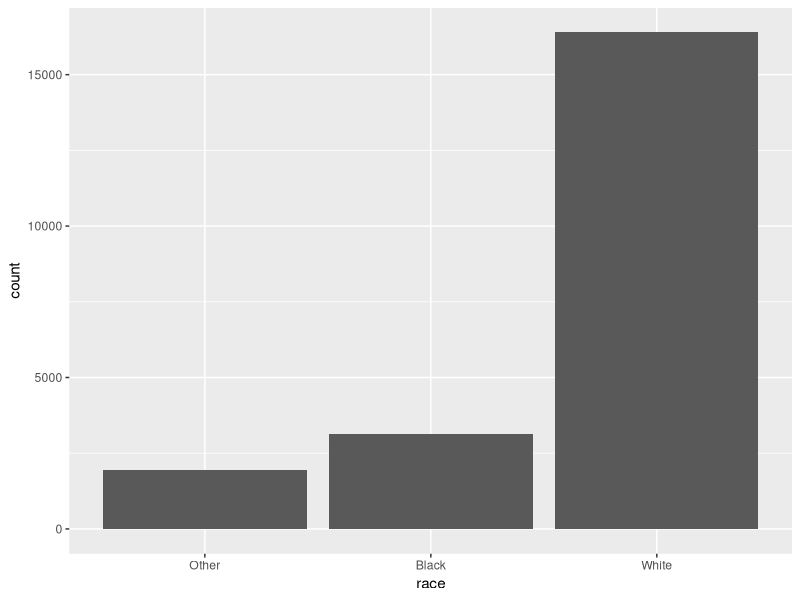
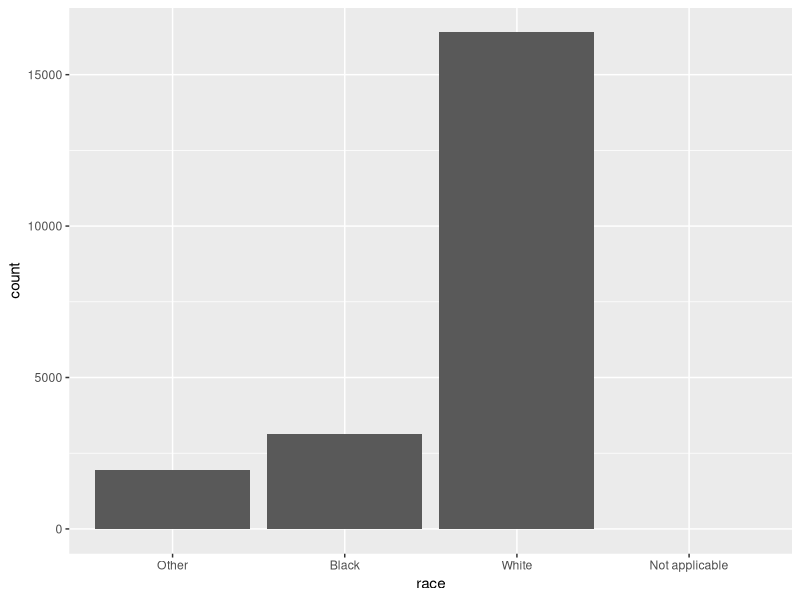
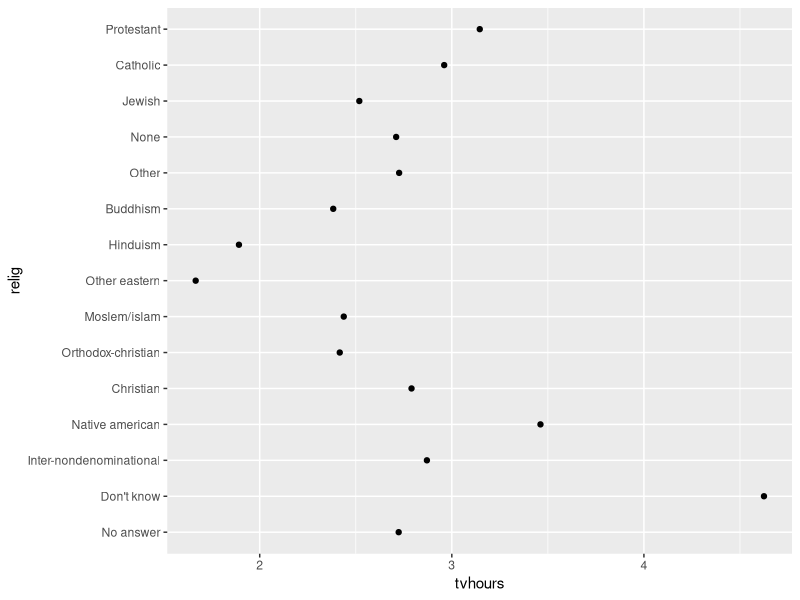
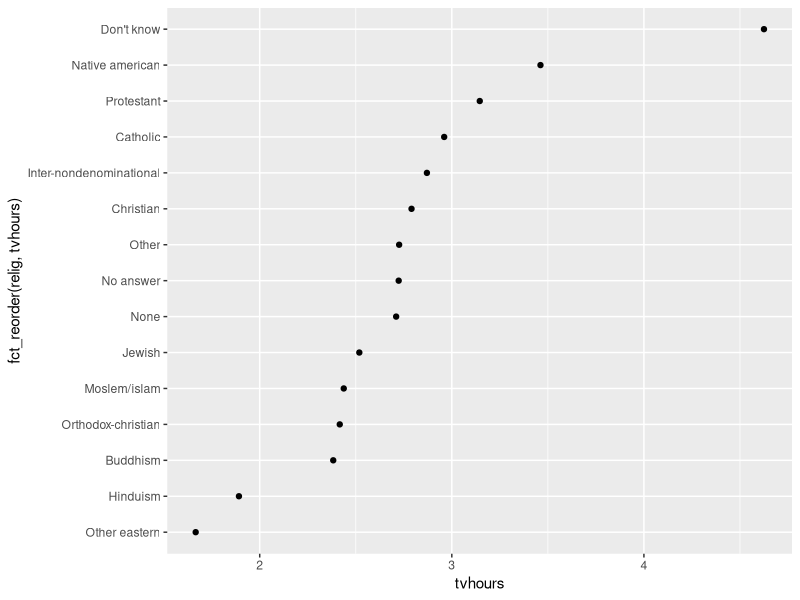
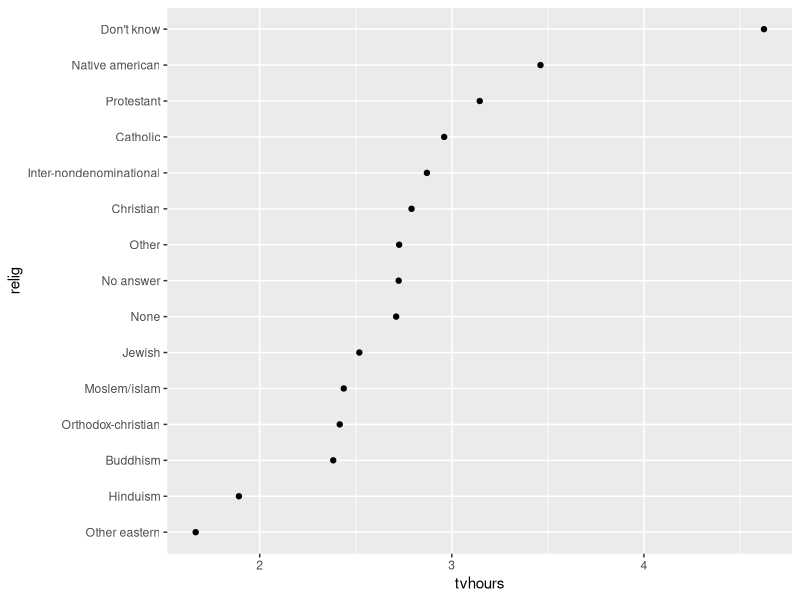
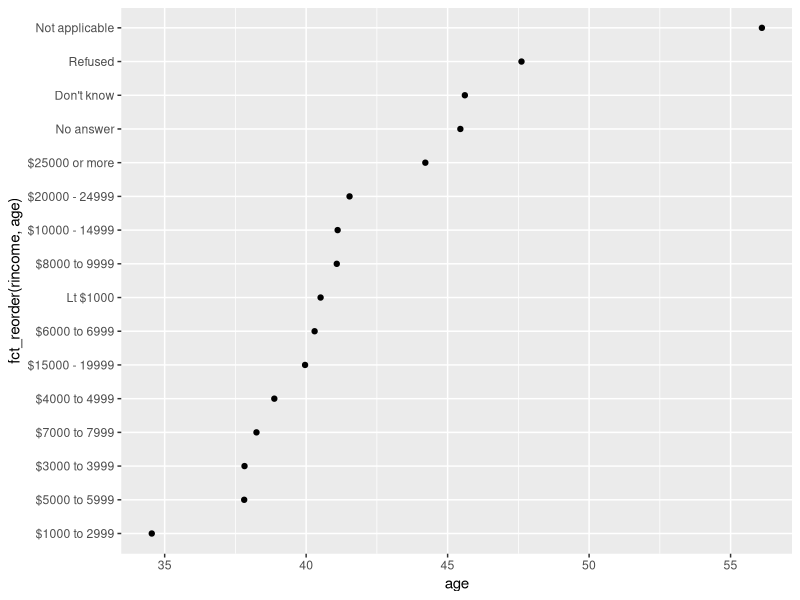
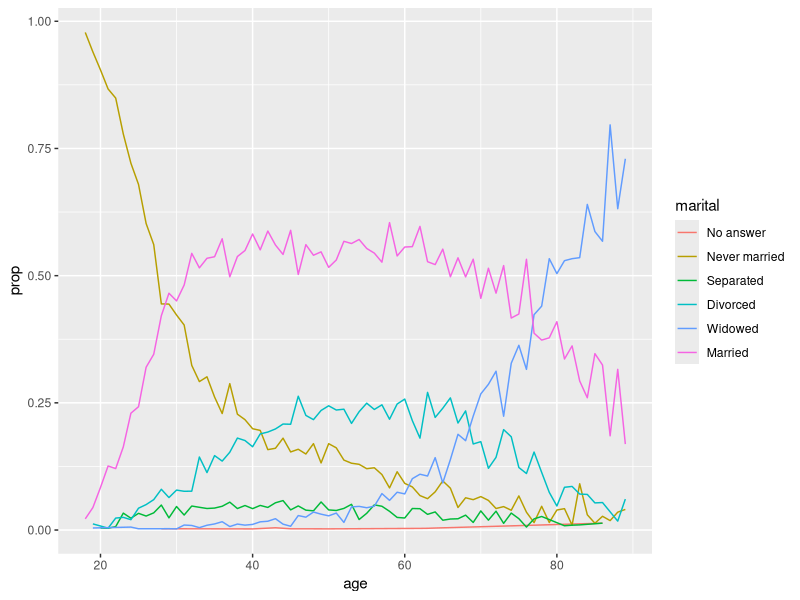
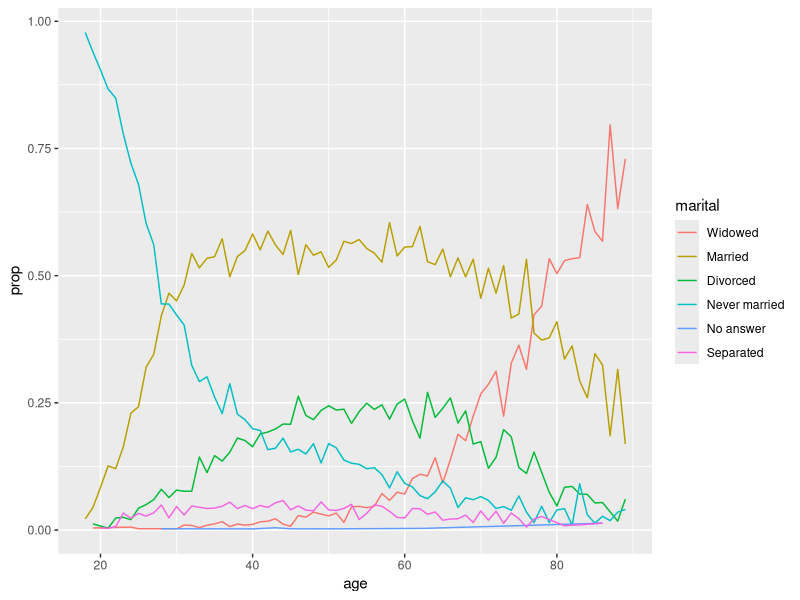

These charts were generated, in order, by the following R code:
## ---- chunk 1
library(tidyverse)
library(stringr)
## ---- chunk 2
x <- c("\"", "\\")
x

writeLines(x)
## ---- chunk 3
x <- "\u00b5"
x
## ---- chunk 4
c("one", "two", "three")
## ---- chunk 5
str_length(c("a", "Ciencia de Datos con R", NA))
## ---- chunk 6
str_c("x", "y")

str_c("x", "y", "z")
## ---- chunk 7
str_c("x", "y", sep = ", ")
## ---- chunk 8
x <- c("abc", NA)
str_c("|-", x, "-|")

str_c("|-", str_replace_na(x), "-|")
## ---- chunk 9
str_c("prefix-", c("a", "b", "c"), "-suffix")
## ---- chunk 10
name <- "Ana"
time_of_day <- "días"
birthday <- FALSE

str_c(
  "Buenos ", time_of_day, " ", name,
  if (birthday) " y FELIZ CUMPLEAÑOS",
  "."
)
## ---- chunk 11
str_c(c("x", "y", "z"), collapse = ", ")
## ---- chunk 12
x <- c("Apple", "Banana", "Pear")
str_sub(x, 1, 3)

str_sub(x, -3, -1)
## ---- chunk 13
str_sub("a", 1, 5)
## ---- chunk 14
str_sub(x, 1, 1) <- str_to_lower(str_sub(x, 1, 1))
x
## ---- chunk 15
# El Turco tiene dos i's: con y sin punto y tiene
# una regla diferente para pasarlas a mayúsculas:
str_to_upper(c("i", "ı"))

str_to_upper(c("i", "ı"), locale = "tr")
## ---- chunk 16
x <- c("apple", "eggplant", "banana")
str_sort(x, locale = "en")  # Inglés

str_sort(x, locale = "haw") # Hawaiano
## ---- chunk 17
x <- c("apple", "banana", "pear")
str_view(x, "an")
## ---- chunk 18
str_view(x, ".a.")
## ---- chunk 19
# Para crear la expresión regular, necesitamos \\
dot <- "\\."

# Pero la expresión sólo contiene un backslash:
writeLines(dot)

# Con esto, le decimos a R que busque un . explícito
str_view(c("abc", "a.c", "bef"), "a\\.c")
## ---- chunk 20
x <- "a\\b"
writeLines(x)

str_view(x, "\\\\")
## ---- chunk 21
x <- c("apple", "banana", "pear")
str_view(x, "^a")

str_view(x, "a$")
## ---- chunk 22
x <- c("apple pie", "apple", "apple cake")
str_view(x, "apple")

str_view(x, "^apple$")
## ---- chunk 23
# Buscar un caracter que normalmente tiene un significado especial en regex
str_view(c("abc", "a.c", "a*c", "a c"), "a[.]c")

str_view(c("abc", "a.c", "a*c", "a c"), ".[*]c")

str_view(c("abc", "a.c", "a*c", "a c"), "a[ ]")
## ---- chunk 24
str_view(c("grey", "gray"), "gr(e|a)y")
## ---- chunk 25
x <- "1888 es el año más largo en números romanos: MDCCCLXXXVIII"
str_view(x, "CC?")

str_view(x, "CC+")

str_view(x, 'C[LX]+')
## ---- chunk 26
str_view(x, "C{2}")

str_view(x, "C{2,}")

str_view(x, "C{2,3}")
## ---- chunk 27
str_view(x, 'C{2,3}?')

str_view(x, 'C[LX]+?')
## ---- chunk 28
str_view(fruit, "(..)\\1", match = TRUE)
## ---- chunk 29
x <- c("apple", "banana", "pear")
str_detect(x, "e")
## ---- chunk 30
# ¿Cuántas palabras empiezan con t?
sum(str_detect(words, "^t"))

# ¿Qué proporción de palabras terminan en vocal?
mean(str_detect(words, "[aeiou]$"))
## ---- chunk 31
# Encuentra todas las palabras que contengan al menos una vocal, y niegalas
no_vowels_1 <- !str_detect(words, "[aeiou]")

# Encuentra todas las palabras que estén compuestas por puras consonantes
no_vowels_2 <- str_detect(words, "^[^aeiou]+$")
identical(no_vowels_1, no_vowels_2)
## ---- chunk 32
words[str_detect(words, "x$")]

str_subset(words, "x$")
## ---- chunk 33
df <- tibble(
  word = words, 
  i = seq_along(word)
)
df %>% 
  filter(str_detect(words, "x$"))
## ---- chunk 34
x <- c("apple", "banana", "pear")
str_count(x, "a")

# En promedio, ¿cuántas vocales por palabra?
mean(str_count(words, "[aeiou]"))
## ---- chunk 35
df %>% 
  mutate(
    vowels = str_count(word, "[aeiou]"),
    consonants = str_count(word, "[^aeiou]")
  )
## ---- chunk 36
str_count("abababa", "aba")

str_view_all("abababa", "aba")
## ---- chunk 37
length(sentences)

head(sentences)
## ---- chunk 38
colours <- c("red", "orange", "yellow", "green", "blue", "purple")
colour_match <- str_c(colours, collapse = "|")
colour_match
## ---- chunk 39
has_colour <- str_subset(sentences, colour_match)
matches <- str_extract(has_colour, colour_match)
head(matches)
## ---- chunk 40
more <- sentences[str_count(sentences, colour_match) > 1]
str_view_all(more, colour_match)

str_extract(more, colour_match)
## ---- chunk 41
str_extract_all(more, colour_match)
## ---- chunk 42
str_extract_all(more, colour_match, simplify = TRUE)

x <- c("a", "a b", "a b c")
str_extract_all(x, "[a-z]", simplify = TRUE)
## ---- chunk 43
colours <- c("\\bred\\b", "\\borange\\b", "\\byellow\\b", "\\bgreen\\b", "\\bblue\\b", "\\bpurple\\b")
colour_match <- str_c(colours, collapse = "|")
colour_match
## ---- chunk 44
noun <- "(a|the) ([^ ]+)"

has_noun <- sentences %>%
  str_subset(noun) %>%
  head(10)
has_noun %>% 
  str_extract(noun)
## ---- chunk 45
has_noun %>% 
  str_match(noun)
## ---- chunk 46
tibble(sentence = sentences) %>% 
  tidyr::extract(
    sentence, c("article", "noun"), "(a|the) ([^ ]+)", 
    remove = FALSE
  )
## ---- chunk 47
x <- c("apple", "pear", "banana")
str_replace(x, "[aeiou]", "-")

str_replace_all(x, "[aeiou]", "-")
## ---- chunk 48
x <- c("1 house", "2 cars", "3 people")
str_replace_all(x, c("1" = "one", "2" = "two", "3" = "three"))
## ---- chunk 49
sentences %>% 
  str_replace("([^ ]+) ([^ ]+) ([^ ]+)", "\\1 \\3 \\2") %>% 
  head(5)
## ---- chunk 50
palabra <- "2018/25/09/"
writeLines(palabra)
 palabra%>% 
  str_replace_all("\\/", "\\\\")
## ---- chunk 51
sentences %>%
  head(5) %>% 
  str_split(" ")
## ---- chunk 52
"a|b|c|d" %>% 
  str_split("\\|") %>% 
  .[[1]]
## ---- chunk 53
sentences %>%
  head(5) %>% 
  str_split(" ", simplify = TRUE)
## ---- chunk 54
fields <- c("Nombre: Ana", "País: México", "Edad: 29")
fields %>% str_split(": ", n = 2, simplify = TRUE)
## ---- chunk 55
x <- "Esta es una oración. Esta es otra oración."
str_view_all(x, boundary("word"))

str_split(x, " ")[[1]]

str_split(x, boundary("word"))[[1]]
## ---- chunk 56
bananas <- c("banana", "Banana", "BANANA")
str_view(bananas, "banana")

str_view(bananas, regex("banana", ignore_case = TRUE))
## ---- chunk 57
x <- "Line 1\nLine 2\nLine 3"
str_extract_all(x, "^Line")[[1]]

str_extract_all(x, regex("^Line", multiline = TRUE))[[1]]
## ---- chunk 58
phone <- regex("
  \\(?     # optional opening parens
  (\\d{3}) # area code
  [) -]?   # optional closing parens, space, or dash
  (\\d{3}) # another three numbers
  [ -]?    # optional space or dash
  (\\d{3}) # three more numbers
  ", comments = TRUE)

str_match("514-791-8141", phone)
## ---- chunk 59
library(microbenchmark)
microbenchmark::microbenchmark(
  fixed = str_detect(sentences, fixed("the")),
  regex = str_detect(sentences, "the"),
  times = 20
)
## ---- chunk 60
a1 <- "\u00e1"
a2 <- "a\u0301"
c(a1, a2)

a1 == a2
## ---- chunk 61
str_detect(a1, fixed(a2))

str_detect(a1, coll(a2))
## ---- chunk 62
# Esto significa que debemos estar conscientes de las diferencias cuando hagamos coincidencias con sensibilidad de mayúsculas:
i <- c("I", "İ", "i", "ı")
i

str_subset(i, coll("i", ignore_case = TRUE))

str_subset(i, coll("i", ignore_case = TRUE, locale = "tr"))
## ---- chunk 63
stringi::stri_locale_info()
## ---- chunk 64
x <- "Esta es una oración."
str_view_all(x, boundary("word"))

str_extract_all(x, boundary("word"))
## ---- chunk 65
apropos("replace")
## ---- chunk 66
head(dir(pattern = "\\.Rmd$"))
## ---- chunk 67
library(tidyverse)
library(forcats)
## ---- chunk 68
x1 <- c("Dec", "Apr", "Jan", "Mar")
## ---- chunk 69
x2 <- c("Dec", "Apr", "Jam", "Mar")
## ---- chunk 70
sort(x1)
## ---- chunk 71
month_levels <- c(
  "Jan", "Feb", "Mar", "Apr", "May", "Jun", 
  "Jul", "Aug", "Sep", "Oct", "Nov", "Dec"
)
## ---- chunk 72
y1 <- factor(x1, levels = month_levels)
y1

sort(y1)
## ---- chunk 73
y2 <- factor(x2, levels = month_levels)
y2
## ---- chunk 74
factor(x1)
## ---- chunk 75
f1 <- factor(x1, levels = unique(x1))
f1

f2 <- x1 %>% factor() %>% fct_inorder()
f2
## ---- chunk 76
levels(f2)
## ---- chunk 77
gss_cat
## ---- chunk 78
gss_cat %>%
  count(race)
## ---- chunk 79
ggplot(gss_cat, aes(race)) +
  geom_bar()
## ---- chunk 80
ggplot(gss_cat, aes(race)) +
  geom_bar() +
  scale_x_discrete(drop = FALSE)
## ---- chunk 81
relig_summary <- gss_cat %>%
  group_by(relig) %>%
  summarise(
    age = mean(age, na.rm = TRUE),
    tvhours = mean(tvhours, na.rm = TRUE),
    n = n()
  )

ggplot(relig_summary, aes(tvhours, relig)) + geom_point()
## ---- chunk 82
ggplot(relig_summary, aes(tvhours, fct_reorder(relig, tvhours))) +
  geom_point()
## ---- chunk 83
relig_summary %>%
  mutate(relig = fct_reorder(relig, tvhours)) %>%
  ggplot(aes(tvhours, relig)) +
    geom_point()
## ---- chunk 84
rincome_summary <- gss_cat %>%
  group_by(rincome) %>%
  summarise(
    age = mean(age, na.rm = TRUE),
    tvhours = mean(tvhours, na.rm = TRUE),
    n = n()
  )

ggplot(rincome_summary, aes(age, fct_reorder(rincome, age))) + geom_point()
## ---- chunk 85
by_age <- gss_cat %>%
  filter(!is.na(age)) %>%
  count(age, marital) %>%
  group_by(age) %>%
  mutate(prop = n / sum(n))

ggplot(by_age, aes(age, prop, colour = marital)) +
  geom_line(na.rm = TRUE)

ggplot(by_age, 
       aes(age, prop, colour = fct_reorder2(marital, age, prop))) +
  geom_line() +
  labs(colour = "marital")
## ---- chunk 86
gss_cat %>%
  mutate(marital = marital %>% fct_infreq() %>% fct_rev()) %>%
  ggplot(aes(marital)) +
    geom_bar()
